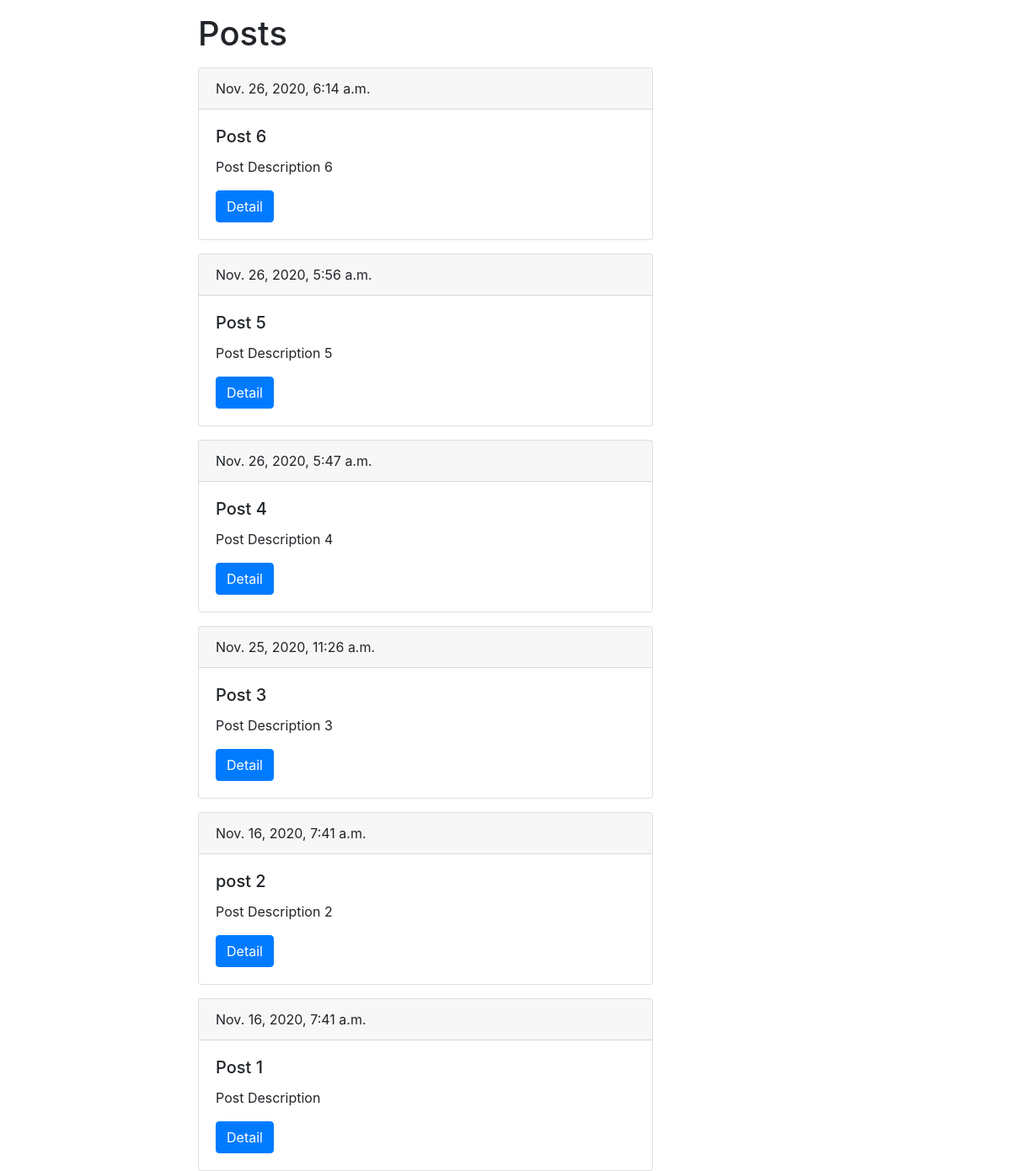
The app's page /posts/, older data.
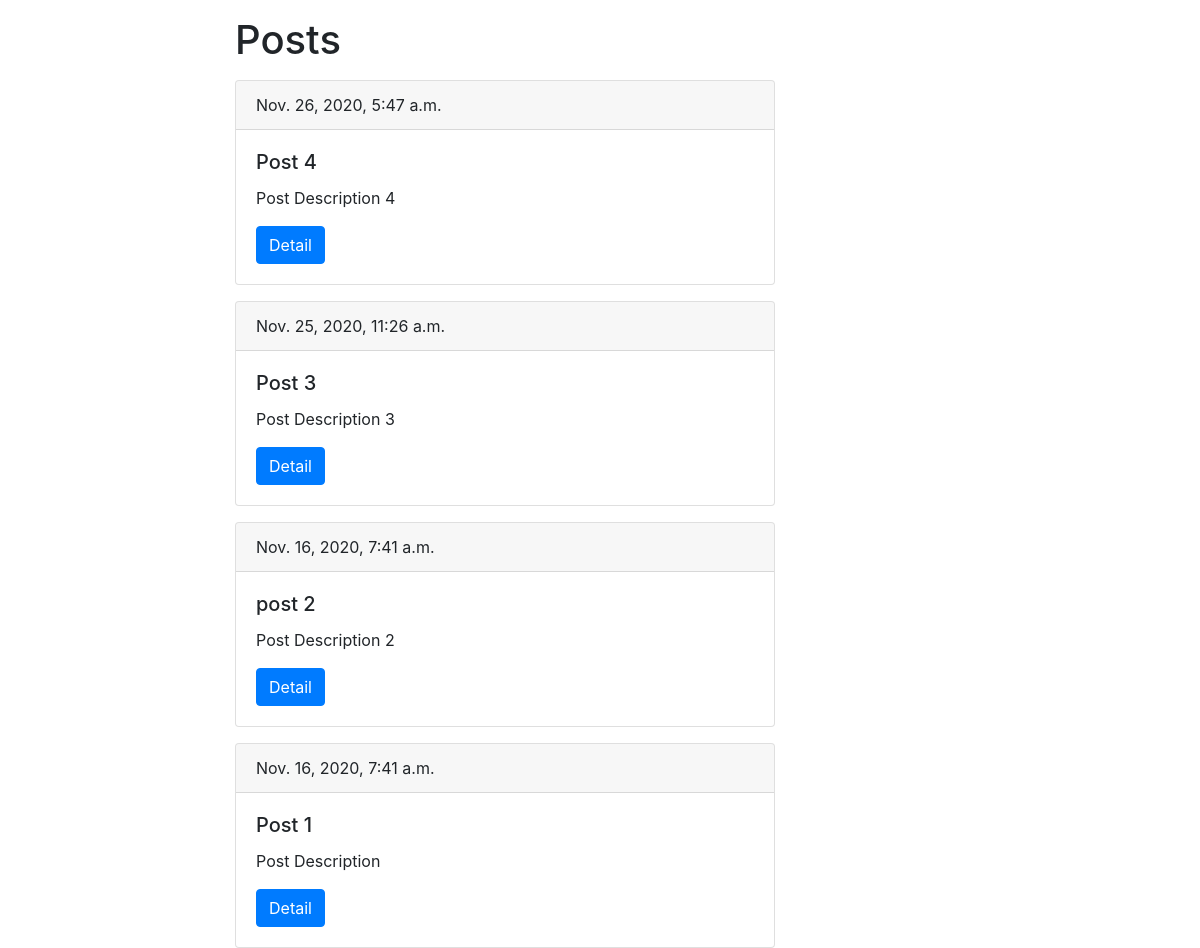
The same page, newer data.
### posts/models.py (models this page shows, shortened)
class Post(models.Model):
    title = models.CharField(max_length=150,
                            verbose_name='Название поста')
    slug = models.SlugField(max_length=150,
                            verbose_name='Слаг поста',
                            blank=True)
    body = models.TextField(blank=True,
                            verbose_name='Описание поста')
    date_pub = models.DateTimeField(auto_now_add=True,
                                    verbose_name='Время создания поста')

### posts/views.py (the view)
# urls.py: path('', PostList.as_view(), name='list'),
class PostList(ListView):
    model = Post
    template_name = 'post_list.html'
    def get_queryset(self):
        return Post.objects.order_by('date_pub').reverse()

### posts/templates/post_list.html (shortened to what this page needs)
{% extends 'base.html' %}
            {% block content %}
            <h1 class="mt-3">Posts</h1>
            {% for post in object_list %}
            <div class="card mt-3">
                <div class="card-header">
                    {{ post.date_pub }}
                </div>
                <div class="card-body">
                  <h5 class="card-title">{{ post.title }}</h5>
                  <p class="card-text">{{ post.body }}</p>
                  <a href="{% url 'posts:detail' slug=post.slug %}" class="btn btn-primary">Detail</a>
                </div>
              </div>
              {% endfor %}
            {% endblock %}

Row changes from the older to the newer data that the page shows:
removed Post: date_pub "Nov. 26, 2020, 6:14 a.m.", title "Post 6", body "Post Description 6"
removed Post: date_pub "Nov. 26, 2020, 5:56 a.m.", title "Post 5", body "Post Description 5"
